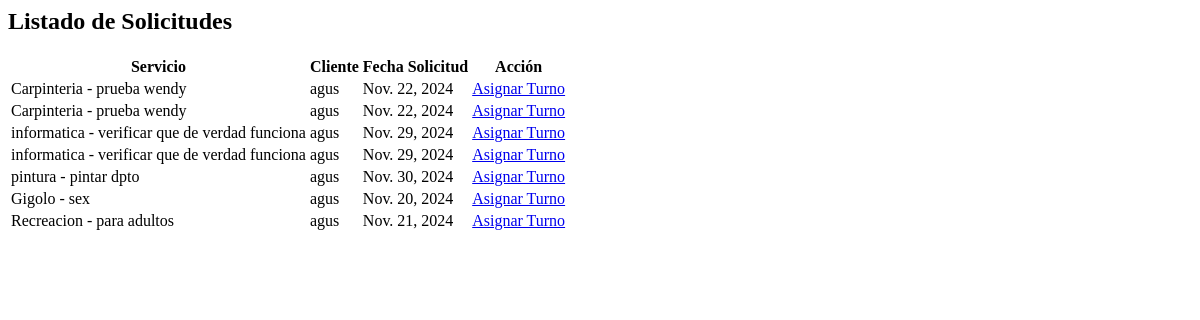
Before: /solicitudes/listado_solicitudes/ with the older database file.
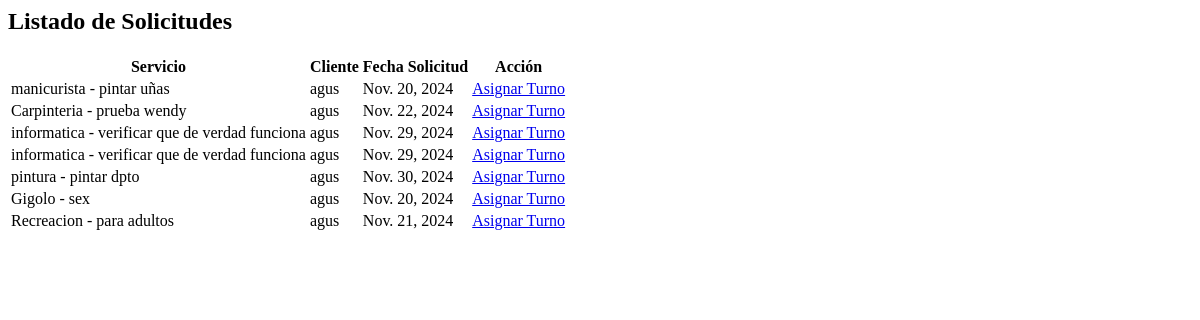
After: the same page with the newer database file.
### apps/solicitudes/models.py (models this page shows, shortened)
class Solicitud(models.Model):
    cliente = models.ForeignKey(Cliente, on_delete=models.CASCADE)
    servicio = models.ForeignKey(Servicio, on_delete=models.CASCADE)
    fecha_solicitud = models.DateField(auto_now_add=True)
    fecha_servicio = models.DateField()
    estado = models.CharField(max_length=10, default='Pendiente')

### apps/servicios/models.py (models this page shows)
class Servicio(models.Model):
    nombre_servicio = models.CharField(max_length=100)
    descripcion = models.TextField()
    def __str__(self):
        return f"{self.nombre_servicio } - {self.descripcion}"

### apps/usuarios/models.py (models this page shows)
class Cliente(models.Model):
    usuario = models.OneToOneField(Usuario, on_delete=models.CASCADE)
    direccion = models.CharField(max_length=255)
    telefono = models.CharField(max_length=15)
    def __str__(self):
        return self.usuario.username

class Usuario(AbstractUser):
    ROLES = [
        ('Cliente', 'Cliente'),
        ('Profesional', 'Profesional')
    ]
    rol = models.CharField(max_length=20, choices=ROLES)

### apps/solicitudes/views.py (the view)
# urls.py: path('listado_solicitudes/', views.SolicitudesView.as_view(), name='listado_solicitudes'),
class SolicitudesView(TemplateView):
    template_name = "listado_solicitudes.html"
    def get_context_data(self, **kwargs):
        context = super().get_context_data(**kwargs)
        context['solicitudes'] = Solicitud.objects.all()
        return context

### apps/solicitudes/templates/listado_solicitudes.html
<h2>Listado de Solicitudes</h2>
<table>
    <thead>
        <tr>
            <th>Servicio</th>
            <th>Cliente</th>
            <th>Fecha Solicitud</th>
            <th>Acción</th>
        </tr>
    </thead>
    <tbody>
        {% for solicitud in solicitudes %}
        <tr>
            <td>{{ solicitud.servicio }}</td>
            <td>{{ solicitud.cliente }}</td>
            <td>{{ solicitud.fecha_servicio }}</td>
            <td>
                <a href="{% url 'asignar_turno' solicitud.id %}">Asignar Turno</a>
            </td>
        </tr>
        {% endfor %}
    </tbody>
</table>

Changed rows visible on the page:
changed Solicitud: servicio "Carpinteria - prueba wendy" → "manicurista - pintar uñas"; fecha_servicio "Nov. 22, 2024" → "Nov. 20, 2024"
